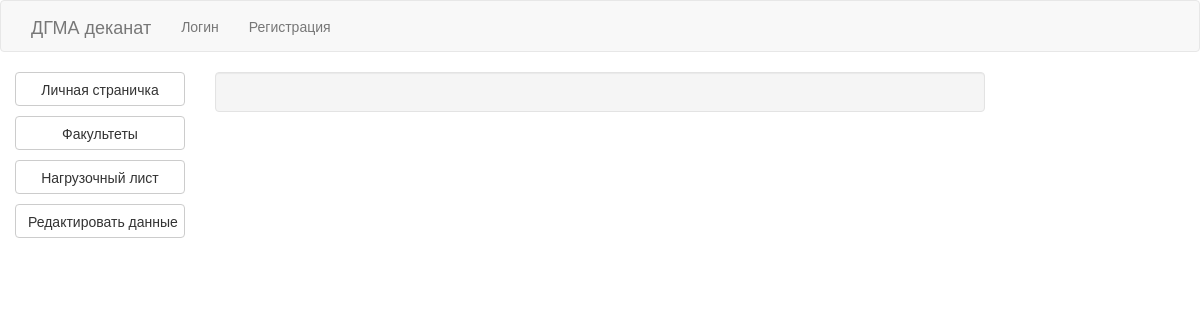
The page /professors/1 on the database as committed earlier.
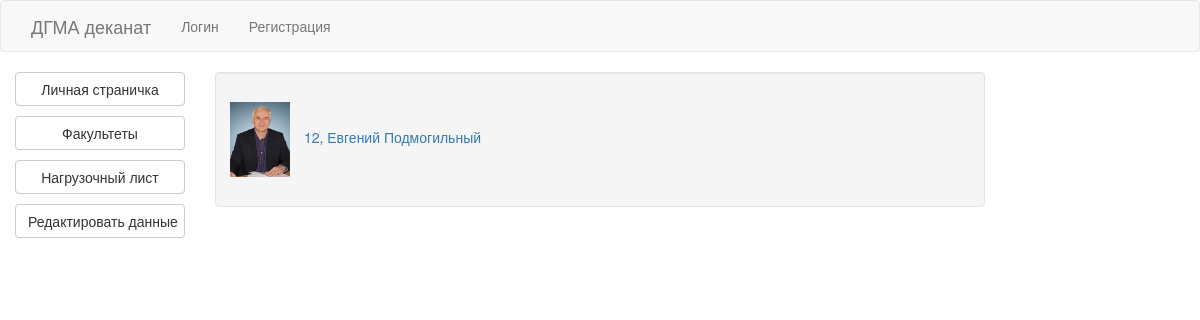
The same page on the database as committed later.
### models/professor.py (models this page shows, shortened)
class Professor(db.Model):
    id = db.Column(db.Integer, primary_key=True, autoincrement=True)
    user_id = db.Column(db.Integer, ForeignKey('user.id'))
    user = relationship("User")
    cathedra_id = db.Column(db.Integer, ForeignKey('cathedra.id'))
    cathedra = relationship("Cathedra")
    post = db.Column(db.String(50))
    academic_degree = db.Column(db.String(50))
    rank = db.Column(db.String(50))
    photo = db.Column(db.String(100))

### models/user.py (models this page shows, shortened)
class User(db.Model):
    id = db.Column(db.Integer, primary_key=True, autoincrement=True)
    name = db.Column(db.String(50))
    second_name = db.Column(db.String(50))
    middle_name = db.Column(db.String(50))
    password = db.Column(db.String(50))
    email = db.Column(db.String(50), unique=True, index=True)
    birthday = db.Column(db.Date)

### blueprints/facility.py (the view)
@facility.route('/professors/<int:id>')
def professors(id):
    professors = Professor.query.filter_by(cathedra_id=id).all()
    return render_template('facility/professors/professors.html', professors=professors)

### templates/facility/professors/professors.html (shortened to what this page needs)
{% extends "professor_layout.html" %}
{% block professor_content %}
<div id="page">
    <div>
        {% for professor in professors %}
        <div>
            {% if professor.photo %}
                <img src="{{  url_for('static', filename=professor.photo) }}">
            {% else %}
                <img src="{{ url_for('static', filename='photos/no-profile-img.gif') }}">
            {% endif %}
            <a href="{{ url_for('professor_page.personal_guest_page', id=professor.id) }}">
            {{professor.rank}}, {{ professor.user.name }} {{ professor.user.second_name }}
            </a>
        </div>
        {% endfor %}
    </div>
</div>
{% endblock %}

Rows that differ between the two databases and show on the page:
added Professor: photo (picture), rank "12", user.name "Евгений", user.second_name "Подмогильный"
